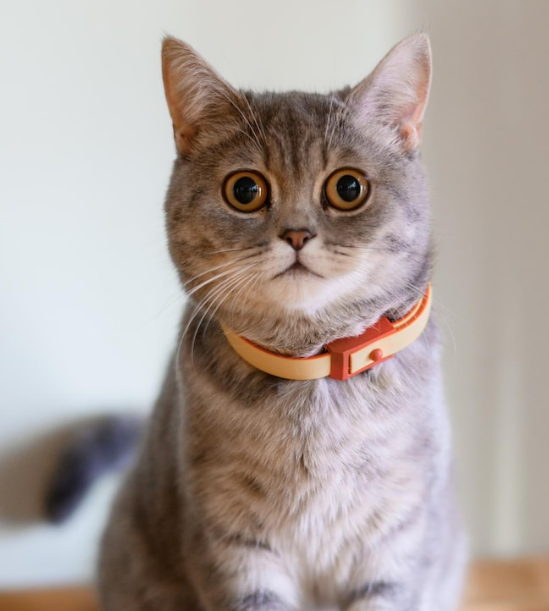
#> input picture Photos/cat.png, 549 x 611 px, found by its file name
$ python read.py
#> lines starting #> are read from the running program, lines starting #| are printed output that depends on the picture
### rescale.py
import cv2 as cv


def rescaleFrame(frame, scale=0.75):
    width = int(frame.shape[1]*scale)
    height = int(frame.shape[0]*scale)
    dimension = (width,height)

    return cv.resize(frame, dimension, interpolation=cv.INTER_AREA)


def resize_live(width,height,video):
    video.set(3,width)
    video.set(4,height)

### read.py
import cv2 as cv
from rescale import *

img = cv.imread("Photos\cat.png")
#> img is the input picture: shape (611, 549, 3); mean B, G, R 157.5, 162.6, 173.8
cv.imshow("cat",img)
cv.waitKey(0)

video = cv.VideoCapture("Videos\Dog.mp4")
while True:
    isTrue, frame = video.read()
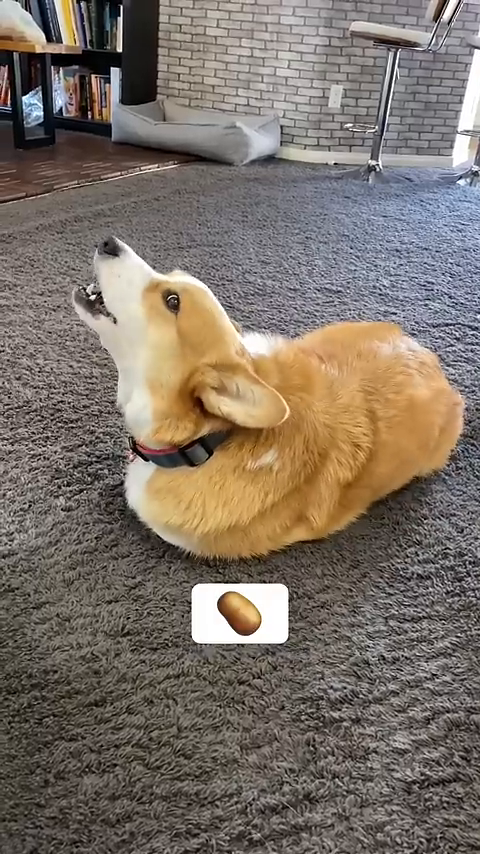
#> input picture frame 22 of Videos/Dog.mp4, 480 x 854 px
#> frame is the input picture: shape (854, 480, 3); mean B, G, R 103.1, 113.6, 124.6

    frame_resized = rescaleFrame(frame, scale=0.2)
#> in rescaleFrame, `return cv.resize(frame, dimension, interpolation=cv.INTER_AREA)`:
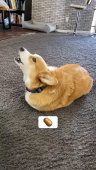
#> returned value: shape (170, 96, 3); mean of channels 0, 1, 2 103.1, 113.6, 124.6; drawn as B, G, R
    frame_resized = resize_live(2,2,frame)
#> (the run stopped early here; a loop or call above may not have finished)
